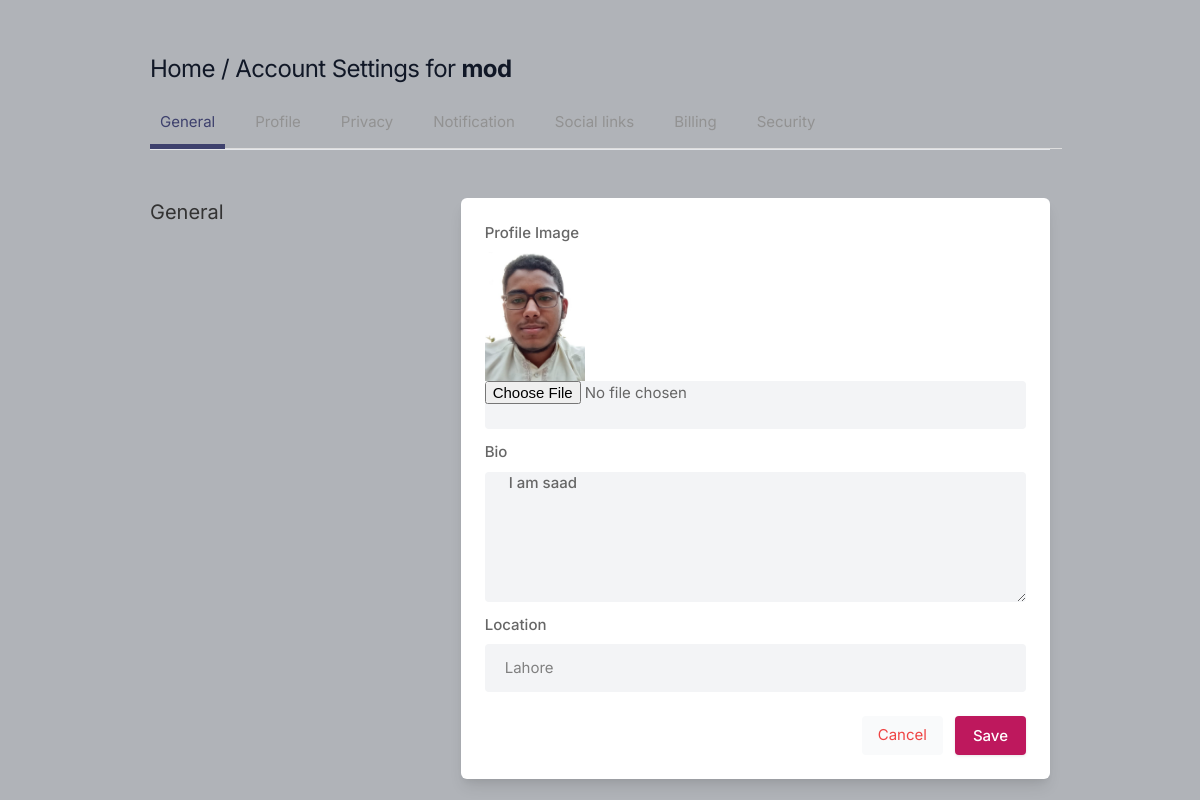
The app's page /settings (signed in), older data.
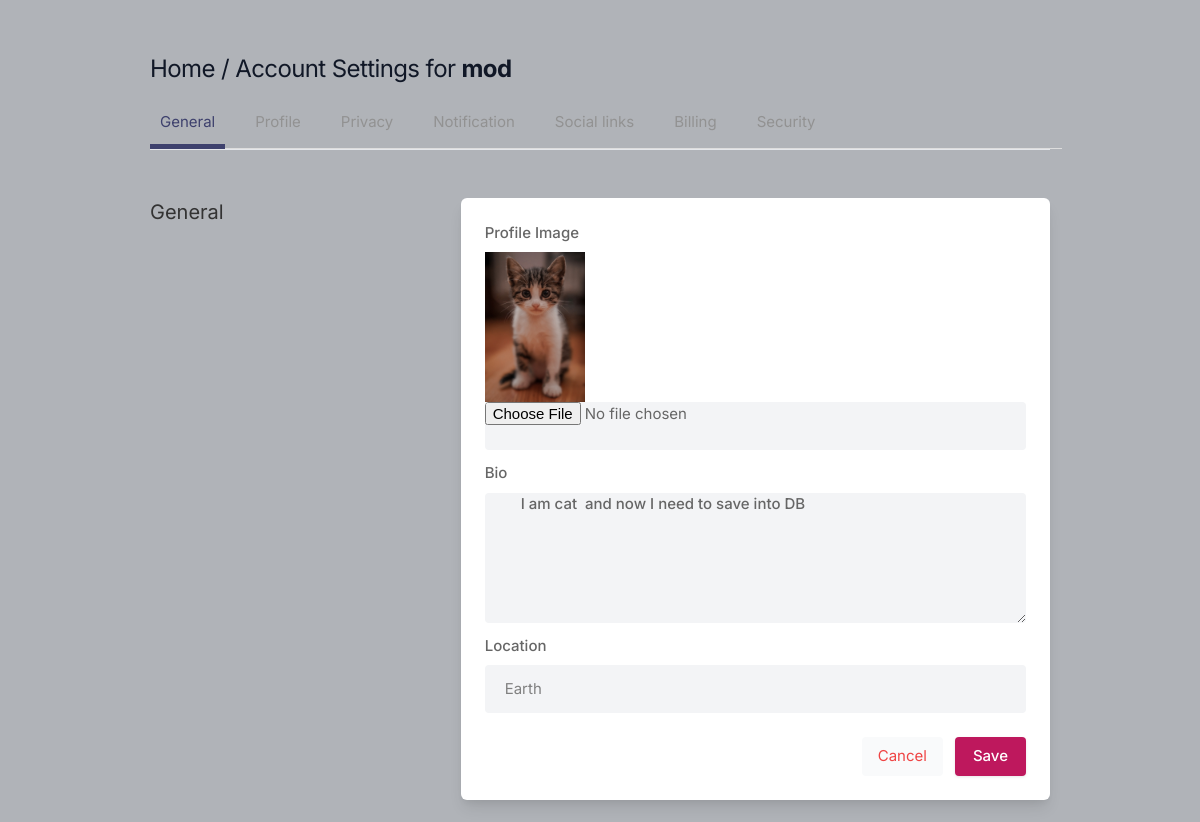
The same page, newer data.
### core/models.py (models this page shows, shortened)
class Profile(models.Model):
    user=models.ForeignKey(User, on_delete=models.CASCADE)
    id_user= models.IntegerField()
    bio=models.TextField(blank=True)
    profileimg=models.ImageField(upload_to='profile_images', default='blank-profile-picture.png')
    location=models.CharField(max_length=100, blank=True)

### core/views.py (the view, shortened to what this page needs)
# urls.py: path('settings', views.settings, name='settings'),
@login_required(login_url='signin')
def settings(request):
    user_profile = Profile.objects.get(user=request.user)
    return render(request, 'setting.html', {'user_profile': user_profile})

### templates/setting.html (shortened to what this page needs)
{% load static %}
<!DOCTYPE html>
<html lang="en">
<head>
    <link rel="stylesheet" href="{% static 'assets/css/icons.css' %}">
    <link rel="stylesheet" href="{% static 'assets/css/uikit.css' %}">
    <link rel="stylesheet" href="{% static 'assets/css/style.css' %}">
    <link rel="stylesheet" href="{% static 'assets/css/tailwind.css' %}">
</head>
<body>
            <div class="container m-auto">
                <h1 class="text-2xl leading-none text-gray-900 tracking-tight mt-3"> <a href="/">Home</a> / Account Settings for <b> {{ user.username }}</b> </h1>
                <ul class="mt-5 -mr-3 flex-nowrap lg:overflow-hidden overflow-x-scroll uk-tab">
                    <li class="uk-active"><a href="#">General</a></li>
                    <li><a href="#">Profile</a></li>
                    <li><a href="#">Privacy</a></li>
                    <li><a href="#">Notification</a></li>
                    <li><a href="#">Social links</a></li>
                    <li><a href="#">Billing</a></li>
                    <li><a href="#">Security</a></li>
                </ul>
                <hr>
                <div class="grid lg:grid-cols-3 mt-12 gap-8">
                    <div>
                        <h3 class="text-xl mb-2">General</h3>
                    </div>
                    <div class="bg-white rounded-md lg:shadow-lg shadow col-span-2">
                    <form action="" method="POST" enctype="multipart/form-data">
                       <div class="grid grid-cols-2 gap-3 lg:p-6 p-4">
                           <div class="col-span-2">
                                <label for=""> Profile Image</label>
                                <img width="100" height="100" src="{{user_profile.profileimg.url}}" />
                                <input type="file" name="image" value="" class="shadow-none bg-gray-100">
                            </div>
                            <div class="col-span-2">
                                <label for="about">Bio</label>
                                <textarea id="about" name="bio" rows="3"  class="shadow-none bg-gray-100"> {{ user_profile.bio }} </textarea>
                            </div>
                            <div class="col-span-2">
                                <label for=""> Location</label>
                                <input type="text" name="location"  value="{{ user_profile.location }}" placeholder="" class="shadow-none bg-gray-100">
                            </div>
                       </div>
                       <div class="bg-gray-10 p-6 pt-0 flex justify-end space-x-3">
                           <button class="p-2 px-4 rounded bg-gray-50 text-red-500"> <a href="/">Cancel</a> </button>
                           <button type="submit" class="button bg-blue-700"> Save </button>
                       </div>
                    </form>
                    </div>
                    </div>
                    <br>
                </div>
</body>
</html>

### static/assets/css/style.css (style rules this page uses)
body { background-color: #B0B3B8!important; }
button { vertical-align: middle; }
span.button, button.button { background-color: #be185d; top: 0; color: #fff; position: relative; padding: 8px 18px; line-height: 22px; position: relative; font-weight: 500; font-size: 15px; display: inline-block; -webkit-transition: all 0.2s ease-in-out; transition: all 0.2s ease-in-out; cursor: pointer; overflow: hidden; border: none; border-radius: 4px; -webkit-box-shadow: 0 1px 3px rgba(0, 0, 0, 0.1); box-shadow: 0 1px 3px rgba(0, 0, 0, 0.1); }
input { height: 48px; line-height: 48px; padding: 0 20px; outline: none; font-size: 15px; color: #808080; max-width: 100%; width: 100%; -webkit-box-sizing: border-box; box-sizing: border-box; display: block; font-weight: 400; opacity: 1; border-radius: 4px; border: none; -webkit-box-shadow: 0 1px 4px 0px rgba(0, 0, 0, 0.12); box-shadow: 0 1px 4px 0px rgba(0, 0, 0, 0.12); }
input[type="text"], input[type="password"], input[type="email"], input[type="number"] { height: 48px; line-height: 48px; padding: 0 20px; outline: none; font-size: 15px; color: #808080; max-width: 100%; width: 100%; -webkit-box-sizing: border-box; box-sizing: border-box; display: block; font-weight: 400; opacity: 1; border-radius: 4px; border: none; -webkit-box-shadow: 0 1px 4px 0px rgba(0, 0, 0, 0.12); box-shadow: 0 1px 4px 0px rgba(0, 0, 0, 0.12); }
textarea { height: 48px; line-height: 48px; padding: 0 20px; outline: none; font-size: 15px; color: #808080; margin: 0 0 16px 0; max-width: 100%; width: 100%; -webkit-box-sizing: border-box; box-sizing: border-box; display: block; background-color: #fff; font-weight: 500; opacity: 1; border-radius: 4px; border: none; -webkit-box-shadow: 0 1px 4px 0px rgba(0, 0, 0, 0.12); box-shadow: 0 1px 4px 0px rgba(0, 0, 0, 0.12); }
input { -webkit-transition: all 0.1s ease-in-out; transition: all 0.1s ease-in-out; }
::placeholder { color: #808080; opacity: 1; }
textarea { height: auto; line-height: 27px; padding: 20px; min-height: 130px; -webkit-transition: none !important; transition: none !important; min-width: 100%; }
label, legend { display: block; font-weight: bold; font-size: 15px; font-weight: 500; margin-bottom: 8px; }
button { border: none; margin: 0; padding: 0; width: auto; overflow: visible; background: transparent; color: inherit; font: inherit; line-height: normal; cursor: pointer; }
a { color: #be185d; -webkit-transition: 0.3s; transition: 0.3s; outline: none !important; }
button { outline: none !important; }
img { max-width: 100%; }
body { color: #666; font-size: 15px; line-height: 27px; background-color: #f0f2f5; font-family: "Inter", sans-serif; text-transform: none; }
h1, h2, h3, h4, h5, h6 { font-family: "Inter", sans-serif; text-transform: none; }
input[type="text"], input[type="password"], input[type="email"] { font-family: "Inter", sans-serif; text-transform: none; }
textarea, select { font-family: "Inter", sans-serif; text-transform: none; }
button, body .pac-container { font-family: "Inter", sans-serif; text-transform: none; }
h1, h2, h3, h4, h5, h6 { color: #333; font-weight: 500; margin: 0; padding: 0; }
h1 { font-size: 32px; }
h3 { font-size: 22px; }
b, strong { font-weight: 700 !important; }
@media (min-width: 1024px) { .container { max-width: 900px !important; padding-top: 45px; } }
.shadow-none { -webkit-box-shadow: none !important; box-shadow: none !important; }

Row changes from the older to the newer data that the page shows:
changed Profile: profileimg: a different picture; bio "I am saad" → "I am cat and now I need to save into DB"; location "Lahore" → "Earth"
